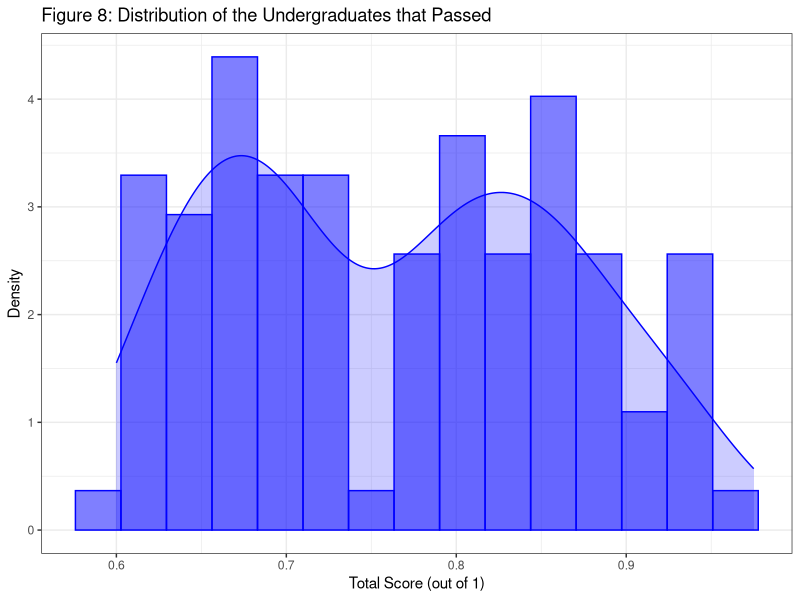
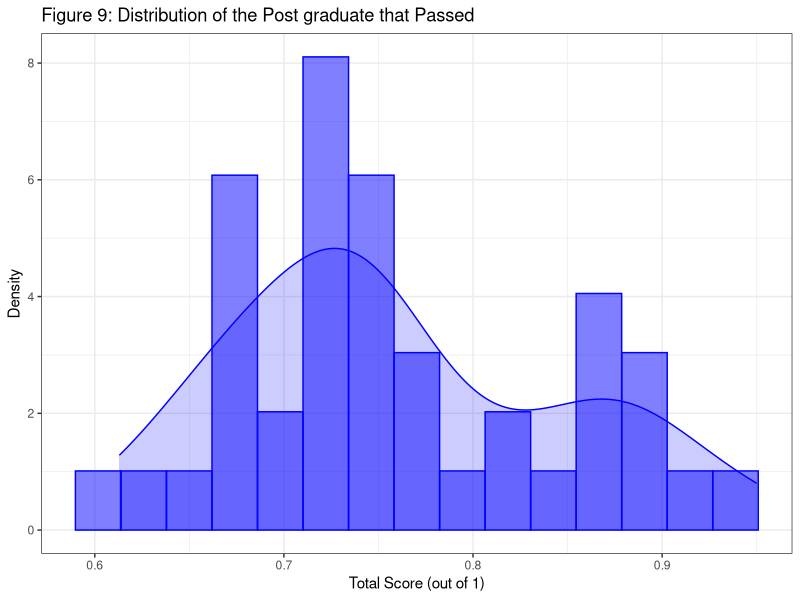
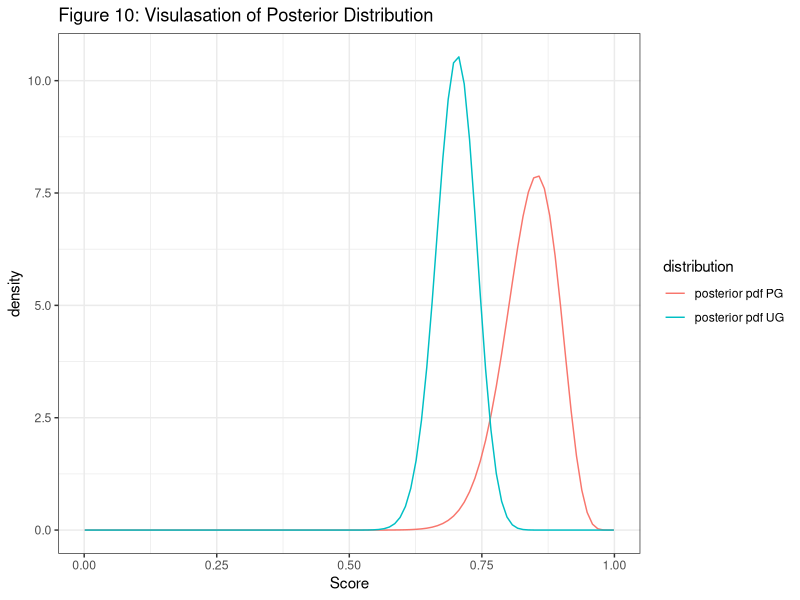
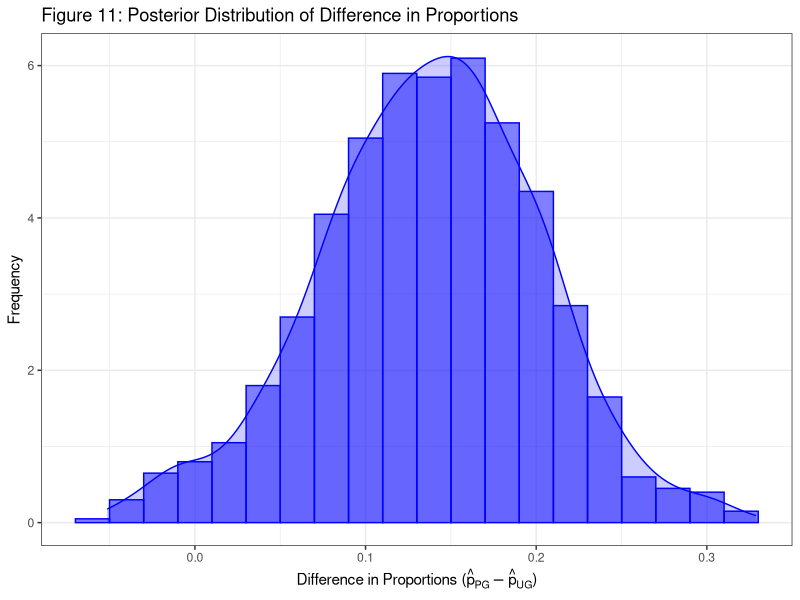
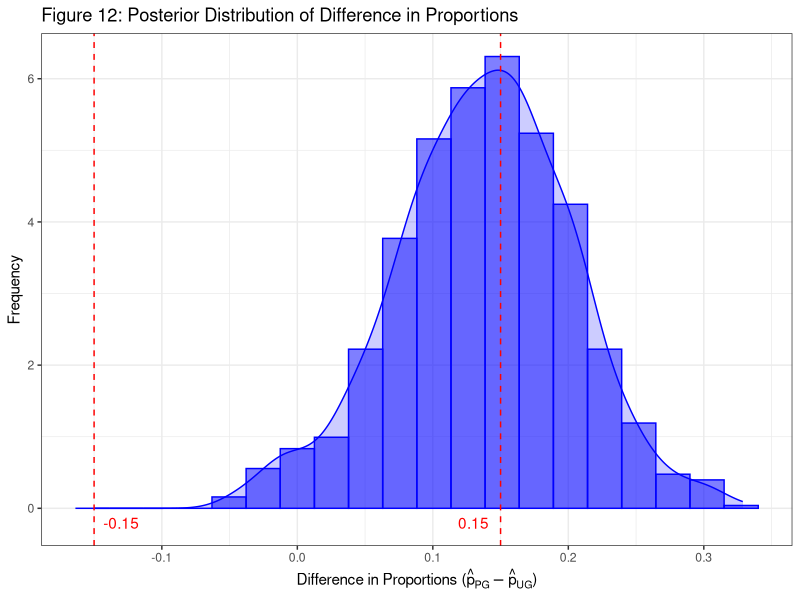

R code for these plots, in order:
## ---- chunk 1
knitr::opts_chunk$set(echo = FALSE, eval = TRUE, warning = FALSE,
message = FALSE, error = FALSE, tidy.opts = list(width.cutoff = 60),
tidy = TRUE)
## ---- chunk 2
library(formatR)
library(tidyverse)
library(kableExtra)
library(broom)
library(MASS)

GradesData <- read.csv("GradesData.csv")
## ---- chunk 3
# Modify the data to ensure that only genuine (non zero) attempts are analysed. 
TidyGradesData <- GradesData |> 
    filter(Total != 0)
## ---- chunk 4
TidyGradesDataWithResults <- TidyGradesData |> 
  mutate(Result = ifelse(Total >= 0.6, "PASS", "FAIL"))
## ---- chunk 5
numResults <- TidyGradesDataWithResults |>
    group_by(Cohort, Result) |>
    summarize(Sum = n()) |>
    pivot_wider(id_cols = Cohort,
                names_from = Result,
                values_from = Sum) |> 
    mutate(TotalSum = FAIL + PASS)
propResults <- numResults |> 
    group_by(Cohort) |> 
    mutate(prop_fail = FAIL/TotalSum, prop_pass = PASS/TotalSum)|> 
    summarise(Cohort, prop_fail, prop_pass)
## ---- chunk 6
TidyGradesDataWithResults |> 
    filter(Result == "PASS", Cohort == "UG") |> 
    ggplot(aes(x = Total, y = after_stat(density)))  +
  geom_histogram(colour="blue", fill="blue", alpha=0.5, bins=15)  +
      geom_density(colour="blue", fill="blue", alpha=0.2) +
  labs(x = "Total Score (out of 1)", y = "Density") + 
  ggtitle("Figure 8: Distribution of the Undergraduates that Passed") + 
    theme_bw()

TidyGradesDataWithResults |> 
    filter(Result == "PASS", Cohort == "PG") |> 
    ggplot(aes(x = Total, y = after_stat(density)))  +
  geom_histogram(colour="blue", fill="blue", alpha=0.5, bins=15)  +
      geom_density(colour="blue", fill="blue", alpha=0.2) +
  labs(x = "Total Score (out of 1)", y = "Density") + 
  ggtitle("Figure 9: Distribution of the Post graduate that Passed") + 
    theme_bw()
## ---- chunk 7
beta_binomial <- function(n, x, alpha = 1, beta = 1) {
  atil <- alpha + x
  btil <- beta + n - x
  z <- n / (alpha + beta + n)
  out <- list(alpha_tilde = atil, beta_tilde = btil, credibility_factor = z)
  return(out)
}
## ---- chunk 8
alpha <- 1
beta <- 1
  
n_PG <- numResults$TotalSum[numResults$Cohort == "PG"]
x_PG <- numResults$PASS[numResults$Cohort == "PG"]
  
n_UG <- numResults$TotalSum[numResults$Cohort == "UG"]
x_UG <- numResults$PASS[numResults$Cohort == "UG"]

out_PG <- beta_binomial(n_PG, x_PG, alpha, beta)
out_UG <- beta_binomial(n_UG, x_UG, alpha, beta)

credible_interval_PG <- qbeta(c(0.025, 0.975), shape1 = out_PG$alpha_tilde, shape2 = out_PG$beta_tilde)
credible_interval_UG <- qbeta(c(0.025, 0.975), shape1 = out_UG$alpha_tilde, shape2 = out_UG$beta_tilde)

## ---- chunk 9
# Determine the prior mean (note it should be the same for UG and PG given the same alpha and beta = 1)
prior_mean_UG <- alpha / (alpha + beta) # Beta distribution
prior_mean_PG <- alpha / (alpha + beta) # Beta distribution

# Extract the credibility factor
credibility_factor_UG <- out_UG$credibility_factor 
credibility_factor_PG <- out_PG$credibility_factor

# Yes, it is this in a form that linearly combines a purely data-based estimator and some prior quantity
bayesian_estimate_PG <- credibility_factor_PG * (x_PG / n_PG) + (1 - credibility_factor_PG) * (prior_mean_PG)
bayesian_estimate_UG <- credibility_factor_UG * (x_UG / n_UG) + (1 - credibility_factor_UG) * (prior_mean_UG)
## ---- chunk 10

# Calculate the posterior median for UG
posterior_median_UG <- qbeta(0.5, out_UG$alpha_tilde, out_UG$beta_tilde)

# Calculate the posterior median for PG
posterior_median_PG <- qbeta(0.5, out_PG$alpha_tilde, out_PG$beta_tilde)
## ---- chunk 11

cbbPal <- c(black="#000000", orange="#E69F00", ltblue="#56B4E9", "#009E73",
green="#009E73", yellow="#F0E442", blue="#0072B2", red="#D55E00",
pink="#CC79A7")
cbbP <- cbbPal[c("orange","blue","pink")] #choose colours for p

x_values <- seq(0.001, 0.999, length.out = 100)
postUG <- dbeta(x = x_values, out_UG$alpha_tilde, out_UG$beta_tilde)
postPG <- dbeta(x = x_values, out_PG$alpha_tilde, out_PG$beta_tilde)

df <- tibble(
  Score = x_values,
  `posterior pdf UG` = postUG,
  `posterior pdf PG` = postPG
)
df_longer <- df %>%
  pivot_longer(-Score, names_to = "distribution", values_to = "density")
p1 <- df_longer %>%
  ggplot(aes(
    x = Score,
    y = density,
    colour = distribution,
    fill = distribution
  )) +
  geom_line() +
  scale_fill_manual(values = cbbP) +
  theme_bw()+ 
  labs(title = "Figure 10: Visulasation of Posterior Distribution")
p1

## ---- chunk 12
n_samples <- 1000

posterior_samples_UG <- rbeta(n_samples, out_UG$alpha_tilde, out_UG$beta_tilde)
posterior_samples_PG <- rbeta(n_samples, out_PG$alpha_tilde, out_PG$beta_tilde)

posterior_diff_samples <- posterior_samples_PG - posterior_samples_UG

# Create a data frame with posterior samples
posterior_data <- data.frame(Difference = posterior_diff_samples)

# Visualize the posterior distribution
posterior_data %>%
    ggplot(aes(x = Difference, y = after_stat(density))) +
    geom_histogram(
        colour = "blue",
        fill = "blue",
        alpha = 0.5,
        bins = 20
    ) +
    geom_density(colour = "blue",
                 fill = "blue",
                 alpha = 0.2) +
    labs(title = "Figure 11: Posterior Distribution of Difference in Proportions",
         y = "Frequency") +
    xlab(expression(paste(
        "Difference in Proportions (", hat(p)[PG] - hat(p)[UG], ")"
    ))) +
    theme_bw()
## ---- chunk 13
probability_within_range <- posterior_data %>%
  summarize(
    Probability = mean(abs(Difference) <= 0.15)
  )

posterior_data %>%
    ggplot(aes(x = Difference, y = after_stat(density))) +
    geom_histogram(
        colour = "blue",
        fill = "blue",
        alpha = 0.5,
        bins = 20
    ) +
    geom_density(colour = "blue",
                 fill = "blue",
                 alpha = 0.2) +
    labs(title = "Figure 12: Posterior Distribution of Difference in Proportions",
         y = "Frequency") +
    xlab(expression(paste(
        "Difference in Proportions (", hat(p)[PG] - hat(p)[UG], ")"
    ))) +
    geom_vline(xintercept = c(-0.15, 0.15), linetype = "dashed", color = "red") +
    annotate("text", x = -0.13, y = -0.2, label = "-0.15", color = "red") +
    annotate("text", x = 0.13, y =  -0.2, label = "0.15", color = "red") +
    theme_bw()
